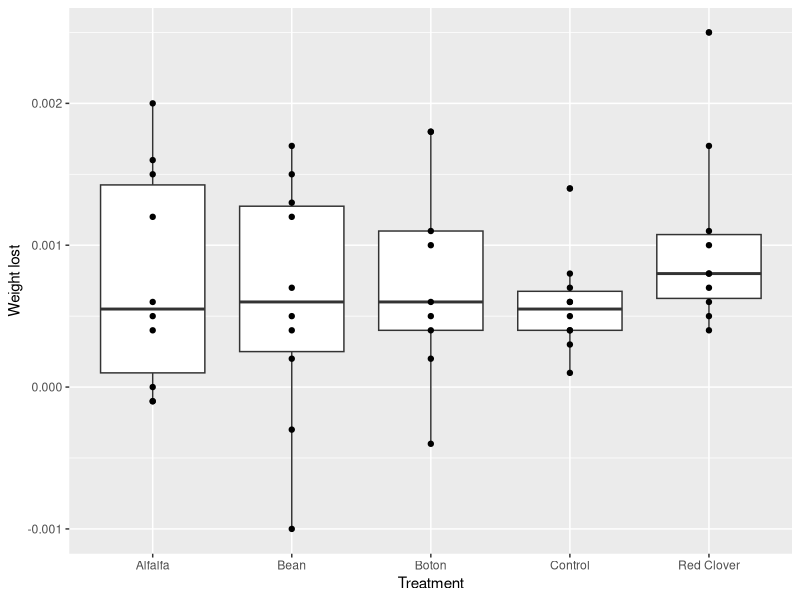
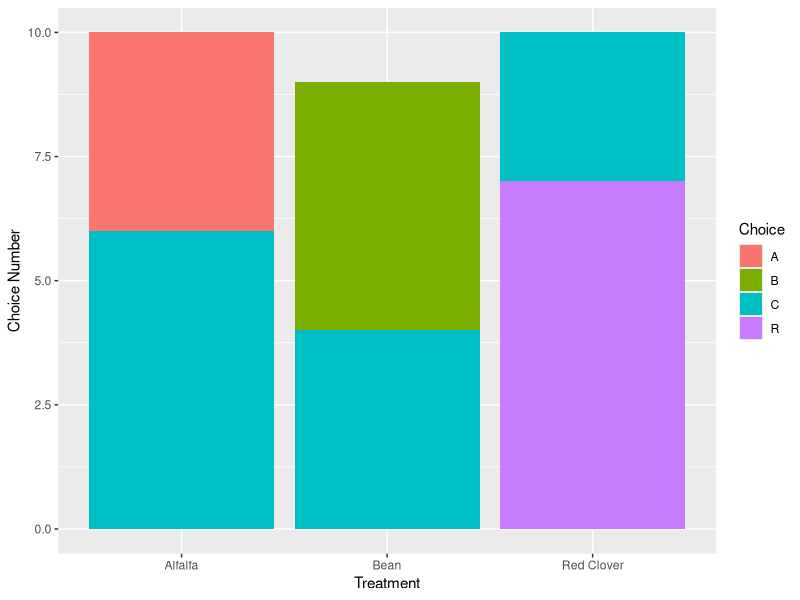

These charts were generated, in order, by the following R code:
## ---- chunk 1
knitr::opts_chunk$set(echo = TRUE)
## ---- chunk 2
library(tidyverse)

## ---- chunk 3

weight <- read_csv("Larval Weight.csv")

#view(weight)

weight_loss <- weight %>% 
  select(-notes) %>% 
  filter(!is.na(final_weight)) %>% 
  transform(final_weight = as.numeric(final_weight)) %>% 
  mutate(weight_lost = after_24_starve - final_weight) 
  

ggplot(weight_loss, aes(x = treatment, y = weight_lost)) +
  geom_boxplot() +
  geom_point()+
  labs (x = "Treatment", y = "Weight lost")
  

## ---- chunk 4

choice <- read_csv("Choice assay.csv")

choice_clean <- choice %>% 
  group_by(Treatment) %>%
  subset(Choice!="lost") %>% 
  count(Choice) 

ggplot(arrange(choice_clean, n), aes(x = Treatment, y = n, fill = Choice)) +
  geom_bar(position="stack", stat="identity")+
  labs (x = "Treatment", y = "Choice Number")

